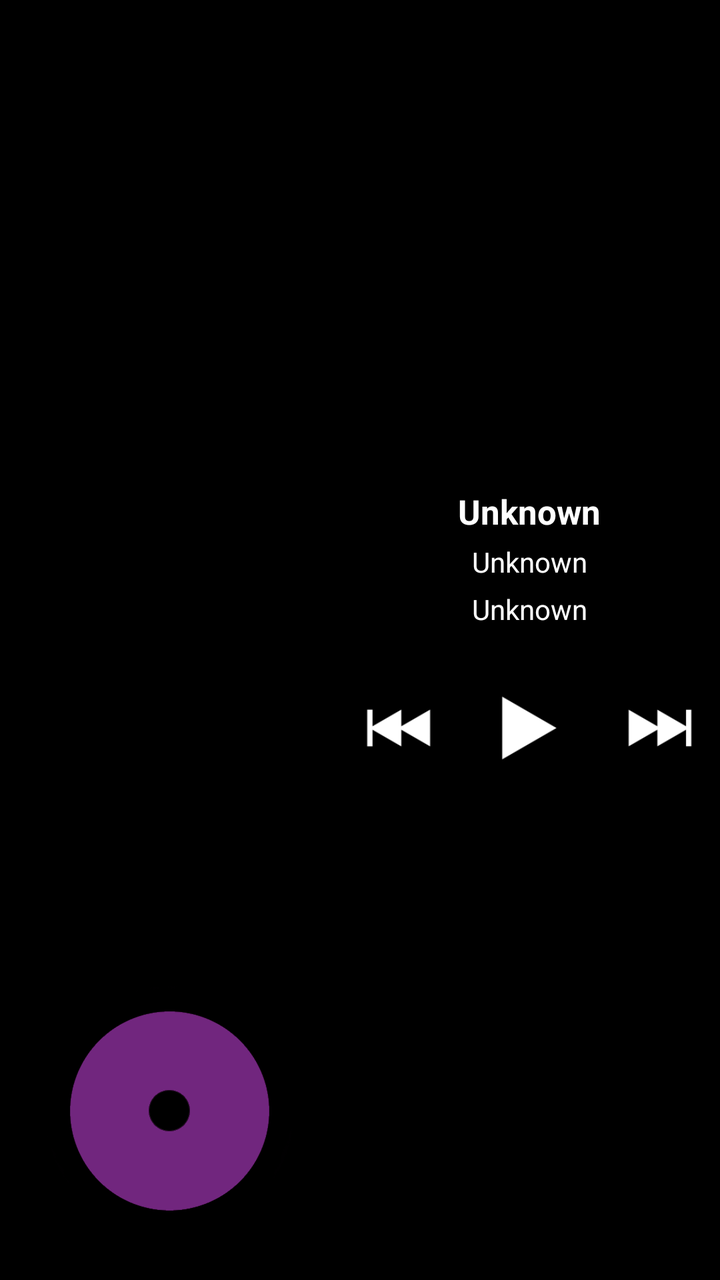
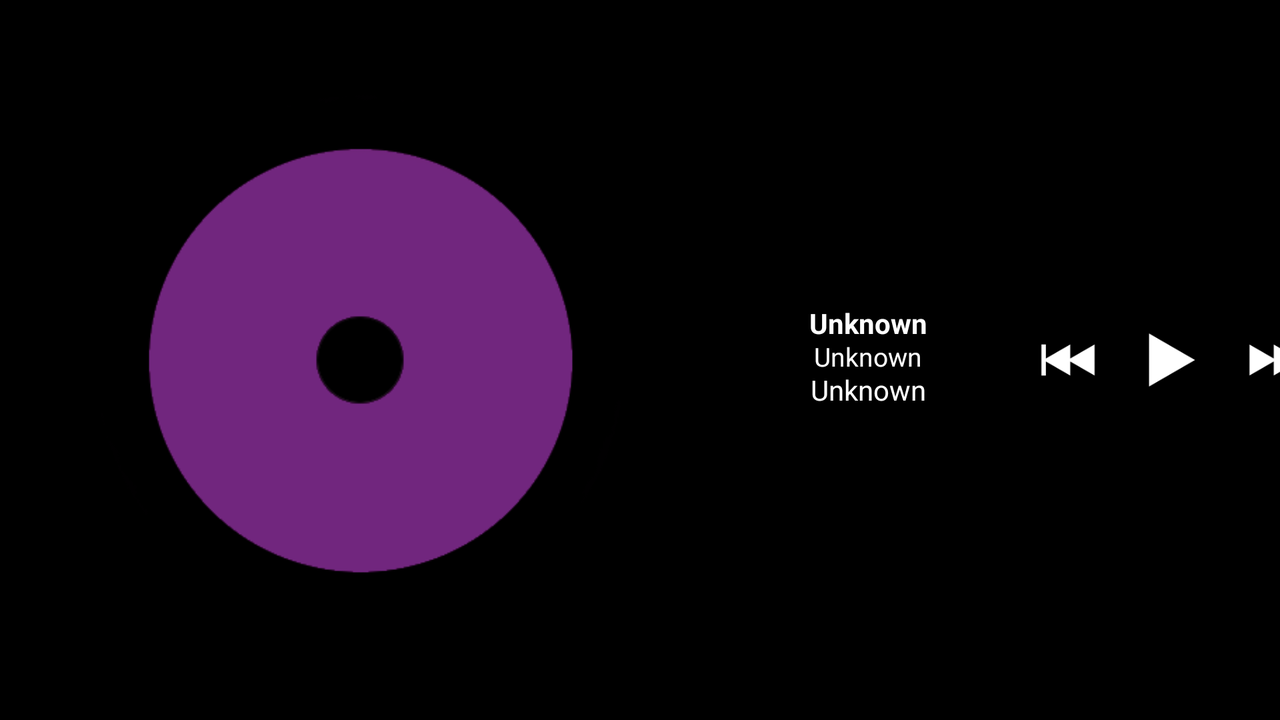

Compare how this app lays out the same screen by default and in its alternative resource folder. The renders come first, then the two layout files and the values they reference.
<!-- AndroidManifest.xml: application theme AppTheme -->
<!-- res/layout/main_4x2.xml -->
<?xml version="1.0" encoding="utf-8"?>
<RelativeLayout xmlns:android="http://schemas.android.com/apk/res/android"
    android:id="@+id/mainlayout"
    android:layout_width="fill_parent"
    android:layout_height="wrap_content"
    android:layout_marginLeft="8dp"
    android:layout_marginRight="8dp"
    android:gravity="bottom"
    android:orientation="vertical" >

    <ImageView
        android:id="@+id/backgroundIV"
        android:layout_width="wrap_content"
        android:layout_height="wrap_content"
        android:layout_alignBottom="@+id/lll"
        android:layout_alignLeft="@+id/lll"
        android:layout_alignRight="@+id/lll"
        android:layout_alignTop="@+id/lll"
        android:src="@drawable/corner2" />

    <LinearLayout
        android:layout_width="match_parent"
        android:layout_height="wrap_content"
        android:layout_centerVertical="true" >

        <ImageView
            android:id="@+id/imageView1"
            android:layout_width="0dp"
            android:layout_height="wrap_content"
            android:layout_weight="2"
            android:adjustViewBounds="true"
            android:src="@drawable/default_album" />

        <TextView
            android:id="@+id/textView1"
            android:layout_width="0dp"
            android:layout_height="wrap_content"
            android:layout_weight="2.25" />
    </LinearLayout>

    <LinearLayout
        android:id="@+id/lll"
        android:layout_width="fill_parent"
        android:layout_height="wrap_content" >

        <ImageView
            android:id="@+id/iV"
            android:layout_width="0dp"
            android:layout_height="wrap_content"
            android:layout_weight="2"
            android:adjustViewBounds="true"
            android:alpha="0"
            android:src="@drawable/default_album" />

        <LinearLayout
            android:layout_width="0dp"
            android:layout_height="match_parent"
            android:layout_weight="2.25"
            android:orientation="vertical" >

            <LinearLayout
                android:id="@+id/linearLayout1"
                android:layout_width="match_parent"
                android:layout_height="72dp"
                android:layout_marginBottom="8dp"
                android:layout_marginTop="8dp"
                android:orientation="vertical" >

                <TextView
                    android:id="@+id/track"
                    android:layout_width="match_parent"
                    android:layout_height="wrap_content"
                    android:layout_weight="1"
                    android:gravity="center"
                    android:shadowColor="#30000000"
                    android:shadowDx="2"
                    android:shadowDy="2"
                    android:shadowRadius="2"
                    android:singleLine="true"
                    android:text="Unknown"
                    android:textColor="#FFFFFF"
                    android:textSize="17sp"
                    android:textStyle="bold" />

                <TextView
                    android:id="@+id/artist"
                    android:layout_width="match_parent"
                    android:layout_height="wrap_content"
                    android:layout_marginTop="2dp"
                    android:layout_weight="1"
                    android:gravity="center"
                    android:shadowColor="#30000000"
                    android:shadowDx="2"
                    android:shadowDy="2"
                    android:shadowRadius="2"
                    android:singleLine="true"
                    android:text="Unknown"
                    android:textColor="#FFFFFF"
                    android:textSize="14sp" />

                <TextView
                    android:id="@+id/album"
                    android:layout_width="match_parent"
                    android:layout_height="wrap_content"
                    android:layout_marginTop="2dp"
                    android:layout_weight="1"
                    android:gravity="center"
                    android:shadowColor="#30000000"
                    android:shadowDx="2"
                    android:shadowDy="2"
                    android:shadowRadius="2"
                    android:singleLine="true"
                    android:text="Unknown"
                    android:textColor="#FFFFFF"
                    android:textSize="14sp" />
            </LinearLayout>

            <RelativeLayout
                android:id="@+id/relativeLayout1"
                android:layout_width="wrap_content"
                android:layout_height="52dp"
                android:layout_marginLeft="4dp"
                android:layout_marginRight="4dp"
                android:layout_weight="1" >

                <RelativeLayout
                    android:id="@+id/relativeLayout2"
                    android:layout_width="52.0dip"
                    android:layout_height="52.0dip"
                    android:layout_centerVertical="true" >

                    <Button
                        android:id="@+id/prev_button"
                        android:layout_width="52dp"
                        android:layout_height="52dp"
                        android:layout_centerInParent="true"
                        android:background="@drawable/button_background" />

                    <ImageView
                        android:id="@+id/PrevIV"
                        android:layout_width="match_parent"
                        android:layout_height="match_parent"
                        android:src="@drawable/prev" />
                </RelativeLayout>

                <RelativeLayout
                    android:layout_width="52.0dip"
                    android:layout_height="52.0dip"
                    android:layout_centerHorizontal="true"
                    android:layout_centerVertical="true" >

                    <Button
                        android:id="@+id/play_button"
                        android:layout_width="52dp"
                        android:layout_height="52dp"
                        android:layout_centerInParent="true"
                        android:background="@drawable/button_background" />

                    <ImageView
                        android:id="@+id/PlayPauseIV"
                        android:layout_width="match_parent"
                        android:layout_height="match_parent"
                        android:src="@drawable/play" />
                </RelativeLayout>

                <RelativeLayout
                    android:id="@+id/RelativeLayout01"
                    android:layout_width="52.0dip"
                    android:layout_height="52.0dip"
                    android:layout_alignParentRight="true"
                    android:layout_centerVertical="true" >

                    <Button
                        android:id="@+id/next_button"
                        android:layout_width="52dp"
                        android:layout_height="52dp"
                        android:layout_centerInParent="true"
                        android:background="@drawable/button_background" />

                    <ImageView
                        android:id="@+id/NextIV"
                        android:layout_width="match_parent"
                        android:layout_height="match_parent"
                        android:src="@drawable/next" />
                </RelativeLayout>
            </RelativeLayout>
        </LinearLayout>
    </LinearLayout>

</RelativeLayout>
<!-- resources referenced by this layout -->
<resources>
  <!-- drawable button_background (drawable) -->
  <?xml version="1.0" encoding="utf-8"?>
  <selector
    xmlns:android="http://schemas.android.com/apk/res/android">
      <item android:state_window_focused="false" android:state_enabled="true" android:drawable="@color/transparent" />
      <item android:state_window_focused="false" android:state_enabled="false" android:drawable="@color/transparent" />
      <item android:state_pressed="true" android:drawable="@color/transwhite"/>
      <item android:state_enabled="true" android:drawable="@color/transparent" />
      <item android:state_focused="true" android:drawable="@color/transparent" />
      <item android:drawable="@color/transparent" />
  </selector>
  <!-- drawable corner2 (drawable) -->
  <?xml version="1.0" encoding="utf-8"?>
  <shape xmlns:android="http://schemas.android.com/apk/res/android" >
      <corners android:radius="1dp"/>
      <padding android:left="0dp" android:right="0dp" android:top="0dp" android:bottom="0dp"/>
  </shape>
  <!-- drawable default_album: png bitmap (drawable, 8236 bytes) -->
  <!-- drawable next: png bitmap (drawable, 5921 bytes) -->
  <!-- drawable play: png bitmap (drawable, 5513 bytes) -->
  <!-- drawable prev: png bitmap (drawable, 5634 bytes) -->
  <!-- from res/values-v11/ -->
  <style name="AppTheme" parent="android:Theme.Holo">
          <item name="android:actionBarStyle">@style/Theme.MyAppTheme.ActionBar</item>
          <item name="android:windowBackground">@color/dark_background</item>
      </style>
  <color name="transparent">#00000000</color>
  <color name="transwhite">#80a1a1a1</color>
  <!-- from res/values-v11/ -->
  <style name="Theme.MyAppTheme.ActionBar" parent="@android:style/Widget.Holo.ActionBar">
              <item name="android:background">@color/dark_background</item>
      </style>
  <color name="dark_background">#000000</color>
</resources>
<!-- res/layout-land/main_4x2.xml (the author's variant of the layout above) -->
<!-- drawn on the phone turned sideways -->
<?xml version="1.0" encoding="utf-8"?>
<RelativeLayout xmlns:android="http://schemas.android.com/apk/res/android"
    android:id="@+id/mainlayout"
    android:layout_width="fill_parent"
    android:layout_height="wrap_content"
    android:gravity="bottom"
    android:orientation="vertical" >

    <ImageView
        android:id="@+id/backgroundIV"
        android:layout_width="match_parent"
        android:layout_height="wrap_content"
        android:layout_alignBottom="@+id/lll"
        android:layout_alignLeft="@+id/lll"
        android:layout_alignRight="@+id/lll"
        android:layout_alignTop="@+id/lll"
        android:src="@drawable/corner2" />

    <LinearLayout
        android:layout_width="match_parent"
        android:layout_height="match_parent"
        android:layout_centerVertical="true" >

        <ImageView
            android:id="@+id/imageView1"
            android:layout_width="wrap_content"
            android:layout_height="match_parent"
            android:adjustViewBounds="true"
            android:scaleType="fitXY"
            android:src="@drawable/default_album" />

        <TextView
            android:id="@+id/textView1"
            android:layout_width="fill_parent"
            android:layout_height="wrap_content" />
    </LinearLayout>

    <LinearLayout
        android:id="@+id/lll"
        android:layout_width="fill_parent"
        android:layout_height="fill_parent" >

        <ImageView
            android:id="@+id/iV"
            android:layout_width="wrap_content"
            android:layout_height="wrap_content"
            android:adjustViewBounds="true"
            android:alpha="0"
            android:src="@drawable/default_album" />

        <LinearLayout
            android:layout_width="fill_parent"
            android:layout_height="match_parent"
            android:orientation="horizontal" >

            <LinearLayout
                android:id="@+id/linearLayout1"
                android:layout_width="0dp"
                android:layout_height="wrap_content"
                android:layout_gravity="center"
                android:layout_marginLeft="8dp"
                android:layout_marginRight="8dp"
                android:layout_weight="1"
                android:orientation="vertical" >

                <TextView
                    android:id="@+id/track"
                    android:layout_width="match_parent"
                    android:layout_height="wrap_content"
                    android:layout_marginTop="-4dp"
                    android:ellipsize="marquee"
                    android:gravity="center"
                    android:shadowColor="#30000000"
                    android:shadowDx="2"
                    android:shadowDy="2"
                    android:shadowRadius="2"
                    android:singleLine="true"
                    android:text="Unknown"
                    android:textColor="#FFFFFF"
                    android:textSize="14sp"
                    android:textStyle="bold" />

                <TextView
                    android:id="@+id/artist"
                    android:layout_width="match_parent"
                    android:layout_height="wrap_content"
                    android:layout_marginTop="-2dp"
                    android:ellipsize="marquee"
                    android:gravity="center"
                    android:shadowColor="#30000000"
                    android:shadowDx="2"
                    android:shadowDy="2"
                    android:shadowRadius="2"
                    android:singleLine="true"
                    android:text="Unknown"
                    android:textColor="#FFFFFF"
                    android:textSize="13sp" />

                <TextView
                    android:id="@+id/album"
                    android:layout_width="match_parent"
                    android:layout_height="wrap_content"
                    android:layout_marginTop="-2dp"
                    android:layout_weight="1"
                    android:ellipsize="marquee"
                    android:gravity="center"
                    android:shadowColor="#30000000"
                    android:shadowDx="2"
                    android:shadowDy="2"
                    android:shadowRadius="2"
                    android:singleLine="true"
                    android:text="Unknown"
                    android:textColor="#FFFFFF"
                    android:textSize="14sp" />
            </LinearLayout>

            <LinearLayout
                android:id="@+id/relativeLayout1"
                android:layout_width="0dp"
                android:layout_height="wrap_content"
                android:layout_gravity="center"
                android:layout_weight="1"
                android:gravity="center_vertical" >

                <TextView
                    android:layout_width="wrap_content"
                    android:layout_height="wrap_content"
                    android:layout_weight="1.3" />

                <RelativeLayout
                    android:id="@+id/relativeLayout2"
                    android:layout_width="52.0dip"
                    android:layout_height="52.0dip" >

                    <Button
                        android:id="@+id/prev_button"
                        android:layout_width="52dp"
                        android:layout_height="52dp"
                        android:layout_centerInParent="true"
                        android:background="@drawable/button_background" />

                    <ImageView
                        android:id="@+id/PrevIV"
                        android:layout_width="44dp"
                        android:layout_height="44dp"
                        android:layout_centerInParent="true"
                        android:src="@drawable/prev" />
                </RelativeLayout>

                <TextView
                    android:layout_width="wrap_content"
                    android:layout_height="wrap_content"
                    android:layout_weight="1" />

                <RelativeLayout
                    android:id="@+id/relativeLayout3"
                    android:layout_width="52.0dip"
                    android:layout_height="52.0dip"
                    android:layout_centerHorizontal="true" >

                    <Button
                        android:id="@+id/play_button"
                        android:layout_width="52dp"
                        android:layout_height="52dp"
                        android:layout_centerInParent="true"
                        android:background="@drawable/button_background" />

                    <ImageView
                        android:id="@+id/PlayPauseIV"
                        android:layout_width="44dp"
                        android:layout_height="44dp"
                        android:layout_centerInParent="true"
                        android:src="@drawable/play" />
                </RelativeLayout>

                <TextView
                    android:layout_width="wrap_content"
                    android:layout_height="wrap_content"
                    android:layout_weight="1" />

                <RelativeLayout
                    android:id="@+id/RelativeLayout01"
                    android:layout_width="52.0dip"
                    android:layout_height="52.0dip"
                    android:layout_alignParentRight="true" >

                    <Button
                        android:id="@+id/next_button"
                        android:layout_width="52dp"
                        android:layout_height="52dp"
                        android:layout_centerInParent="true"
                        android:background="@drawable/button_background" />

                    <ImageView
                        android:id="@+id/NextIV"
                        android:layout_width="44dp"
                        android:layout_height="44dp"
                        android:layout_centerInParent="true"
                        android:src="@drawable/next" />
                </RelativeLayout>

                <TextView
                    android:id="@+id/TextView01"
                    android:layout_width="wrap_content"
                    android:layout_height="wrap_content"
                    android:layout_weight="1.3" />
            </LinearLayout>
        </LinearLayout>
    </LinearLayout>

</RelativeLayout>
